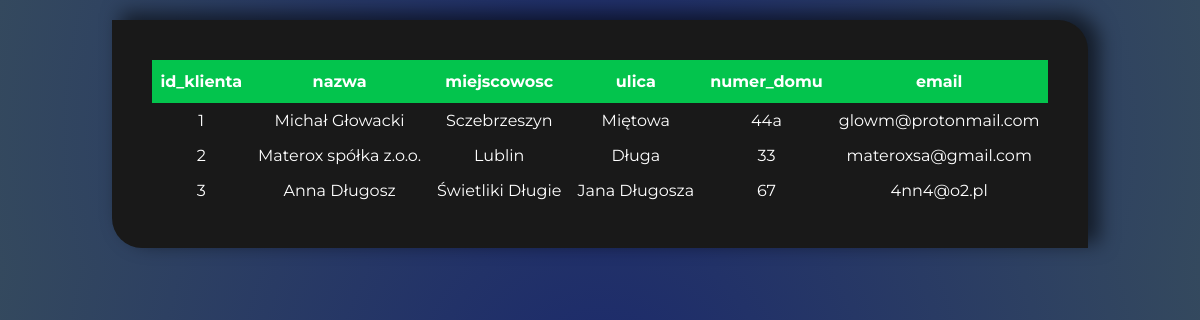
Screenshot of /tiles/raportClients.php (signed in) with the database file from the repository.
### tables this page shows
CREATE TABLE `klienci` (
  `id_klienta` int(11) NOT NULL,
  `nazwa` varchar(64) DEFAULT NULL,
  `miejscowosc` varchar(32) DEFAULT NULL,
  `ulica` varchar(32) DEFAULT NULL,
  `numer_domu` varchar(8) DEFAULT NULL,
  `email` varchar(32) DEFAULT NULL
);

### tiles/raportClients.php (the view, shortened to what this page needs)
<?php
require("../php/database.php");
?>
<!DOCTYPE HTML>
<html lang="pl">
<head>
    <link rel="stylesheet" href="../styles/style.css" type="text/css" />
    <link rel="stylesheet" href="../styles/pageStyle.css" type="text/css" />
</head>
<body>
    <?php
    $qst = "SELECT * FROM klienci";
    $query = mysqli_query($connection, $qst);
    ?>
    <div class="contentMain">
        <?php
        echo "<table class='fetchTable'>";
        echo "<thead>";
        echo "<tr>";
        for ($i = 0; $i < 6; $i++) {
            echo "<th>" . mysqli_fetch_field_direct($query, $i)->name . "</th>";
        }
        echo "</tr>";
        echo "</thead><tbody>";
        while ($row = mysqli_fetch_array($query)) {
            echo "<tr>";
            echo "<td>" . $row['id_klienta'] . "</td><td>" .
                $row['nazwa'] . "</td><td>" .
                $row['miejscowosc'] . "</td><td>" .
                $row['ulica'] . "</td><td>" .
                $row['numer_domu'] . "</td><td>" .
                $row['email'] . "</td>";
            echo "<tr>";
        }
        echo "</tbody></table>";
        ?>
    </div>
</body>
</html>

### styles/style.css (style rules this page uses)
html { scroll-behavior: smooth; }
* { color: white; font-family: "Montserrat", sans-serif; }
body { background: rgb(27, 41, 108); background: radial-gradient( circle, rgba(27, 41, 108, 1) 0%, rgba(52, 73, 94, 1) 100% ); margin: 0; padding: 0; }
.contentMain { width: fit-content; max-width: 1300px; height: auto; padding: 40px; margin: 20px auto 20px auto; text-align: center; background: #191919; border-radius: 0 30px 0 30px; -webkit-touch-callout: none; -webkit-user-select: none; -khtml-user-select: none; -moz-user-select: none; -ms-user-select: none; user-select: none; transition: 0.4s ease; box-shadow: 10px -6px 19px 1px rgba(0, 0, 0, 0.59); -webkit-box-shadow: 10px -6px 19px 1px rgba(0, 0, 0, 0.59); -moz-box-shadow: 10px -6px 19px 1px rgba(0, 0, 0, 0.59); }

### styles/pageStyle.css (style rules this page uses)
.fetchTable { border-collapse: collapse; margin: auto; padding: 20px; width: fit-content; height: auto; }
.fetchTable td, .fetchTable th { padding: 8px; }
.fetchTable th { padding-top: 12px; padding-bottom: 12px; text-align: center; background-color: #03c44d; color: white; }

### rows the page displays
klienci: id_klienta "1", nazwa "Michał Głowacki", miejscowosc "Sczebrzeszyn", ulica "Miętowa", numer_domu "44a", email "glowm@protonmail.com"
klienci: id_klienta "2", nazwa "Materox spółka z.o.o.", miejscowosc "Lublin", ulica "Długa", numer_domu "33", email "materoxsa@gmail.com"
klienci: id_klienta "3", nazwa "Anna Długosz", miejscowosc "Świetliki Długie", ulica "Jana Długosza", numer_domu "67", email "4nn4@o2.pl"

### other values shown
mysqli_fetch_field_direct($query, $i)->name "id_klienta"
mysqli_fetch_field_direct($query, $i)->name "nazwa"
mysqli_fetch_field_direct($query, $i)->name "miejscowosc"
mysqli_fetch_field_direct($query, $i)->name "ulica"
mysqli_fetch_field_direct($query, $i)->name "numer_domu"
mysqli_fetch_field_direct($query, $i)->name "email"
